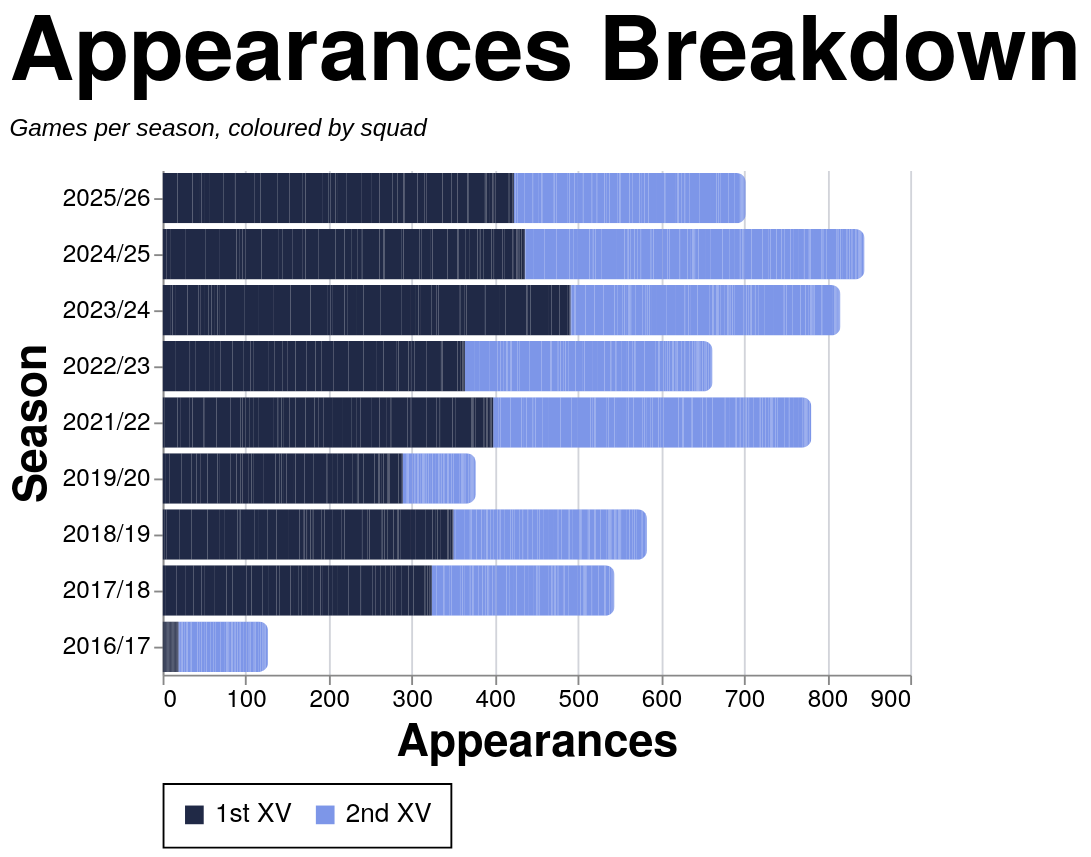

The Vega-Lite source for this figure:
### Vega-Lite specification from a JSON file in a GitHub repository (floating-point values rounded to 4 significant figures; data arrays with more than 128 entries replaced by an {"elided": "..."} marker saying what was removed)
{"config": {"axis": {"labelFont": "PT Sans Narrow, Helvetica Neue, Helvetica, Arial, sans-serif", "titleFont": "PT Sans Narrow, Helvetica Neue, Helvetica, Arial, sans-serif", "labelFontSize": 13, "titleFontSize": 24, "gridColor": "#202947", "gridOpacity": 0.2, "zindex": 1}, "text": {"font": "Lato, sans-serif"}, "bar": {"cornerRadiusEnd": 5}, "header": {"labelFont": "PT Sans Narrow, Helvetica Neue, Helvetica, Arial, sans-serif", "titleFont": "PT Sans Narrow, Helvetica Neue, Helvetica, Arial, sans-serif", "labelFontSize": 24, "titleFontSize": 28, "labelFontWeight": "bold", "orient": "left"}, "legend": {"labelFont": "PT Sans Narrow, Helvetica Neue, Helvetica, Arial, sans-serif", "titleFont": "PT Sans Narrow, Helvetica Neue, Helvetica, Arial, sans-serif", "labelFontSize": 14, "titleFontSize": 16, "titlePadding": 5, "fillColor": "white", "strokeColor": "black", "padding": 10, "titleFontWeight": "lighter", "titleFontStyle": "italic", "titleColor": "gray", "offset": 10}, "title": {"font": "PT Sans Narrow, Helvetica Neue, Helvetica, Arial, sans-serif", "fontSize": 48, "fontWeight": "bold", "anchor": "start", "align": "center", "titlePadding": 20, "subtitlePadding": 10, "subtitleFontSize": 13, "subtitleColor": "", "subtitleFontStyle": "italic", "offset": 15, "color": "black"}, "axisX": {"labelAngle": 0}, "facet": {"title": null, "header": null, "align": {"row": "each", "column": "each"}, "spacing": 10}, "resolve": {"scale": {"y": "independent", "facet": "independent"}}, "background": "transparent", "scale": {"offsetBandPaddingOuter": 0.2, "offsetBandPaddingInner": 0.1}, "view": {"stroke": null, "background": "transparent"}}, "data": {"name": "data-b1326a048ade5618f896f0f83c309241"}, "mark": {"type": "bar"}, "encoding": {"color": {"field": "color_value", "legend": {"orient": "bottom", "title": null}, "scale": {"domain": ["1st XV", "2nd XV"], "range": ["#202946", "#7d96e8"]}, "sort": {"field": "sum(apps)", "op": "sum", "order": "descending"}, "type": "nominal"}, "tooltip": [{"field": "player", "title": "Player", "type": "nominal"}, {"field": "season", "title": "Season", "type": "nominal"}, {"field": "color_value", "title": "Group", "type": "nominal"}, {"aggregate": "sum", "field": "apps", "title": "Appearances", "type": "quantitative"}], "x": {"aggregate": "sum", "field": "apps", "title": "Appearances", "type": "quantitative"}, "y": {"field": "season", "sort": {"field": "season_sort", "op": "max", "order": "descending"}, "title": "Season", "type": "nominal"}}, "height": {"step": 30}, "title": {"text": "Appearances Breakdown", "subtitle": "Games per season, coloured by squad"}, "width": 400, "$schema": "https://vega.github.io/schema/vega-lite/v5.20.1.json", "datasets": {"data-b1326a048ade5618f896f0f83c309241": {"elided": "2509 records"}}}
